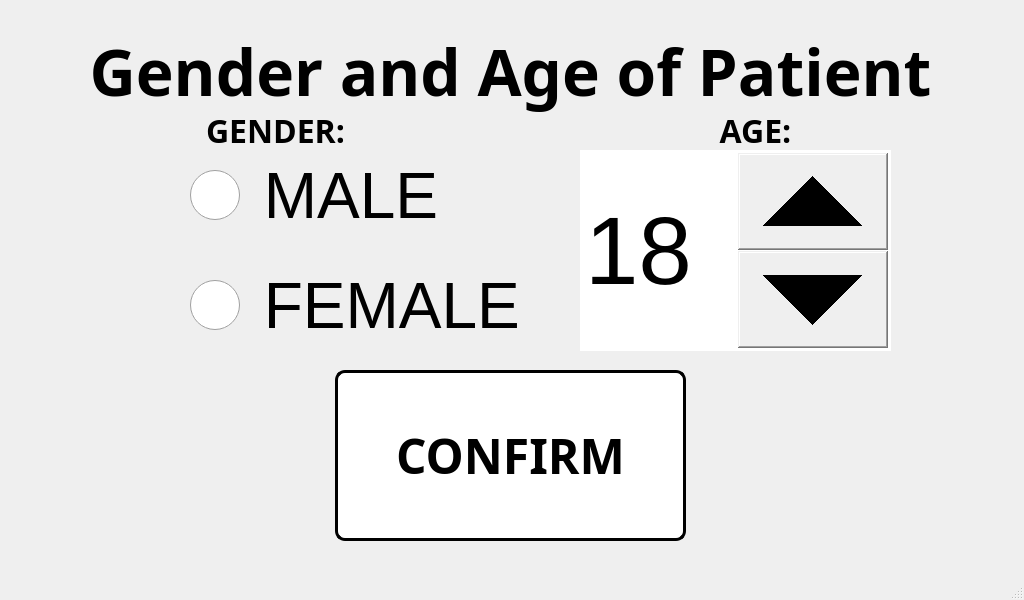
<?xml version="1.0" encoding="UTF-8"?>
<ui version="4.0">
 <class>gender_patient_window</class>
 <widget class="QMainWindow" name="gender_patient_window">
  <property name="geometry">
   <rect>
    <x>0</x>
    <y>0</y>
    <width>1024</width>
    <height>600</height>
   </rect>
  </property>
  <property name="minimumSize">
   <size>
    <width>1024</width>
    <height>600</height>
   </size>
  </property>
  <property name="maximumSize">
   <size>
    <width>1024</width>
    <height>600</height>
   </size>
  </property>
  <property name="windowTitle">
   <string>Patient Gender</string>
  </property>
  <widget class="QWidget" name="centralwidget">
   <widget class="QLabel" name="TITLE">
    <property name="geometry">
     <rect>
      <x>0</x>
      <y>20</y>
      <width>1021</width>
      <height>101</height>
     </rect>
    </property>
    <property name="font">
     <font>
      <family>Unispace</family>
      <pointsize>48</pointsize>
      <weight>75</weight>
      <bold>true</bold>
     </font>
    </property>
    <property name="text">
     <string>Gender and Age of Patient</string>
    </property>
    <property name="alignment">
     <set>Qt::AlignCenter</set>
    </property>
   </widget>
   <widget class="QLabel" name="gender_label">
    <property name="geometry">
     <rect>
      <x>200</x>
      <y>100</y>
      <width>151</width>
      <height>61</height>
     </rect>
    </property>
    <property name="font">
     <font>
      <family>Unispace</family>
      <pointsize>24</pointsize>
      <weight>75</weight>
      <bold>true</bold>
     </font>
    </property>
    <property name="text">
     <string>&lt;html&gt;&lt;head/&gt;&lt;body&gt;&lt;p align=&quot;center&quot;&gt;GENDER:&lt;/p&gt;&lt;/body&gt;&lt;/html&gt;</string>
    </property>
   </widget>
   <widget class="QLabel" name="age_label">
    <property name="geometry">
     <rect>
      <x>680</x>
      <y>100</y>
      <width>151</width>
      <height>61</height>
     </rect>
    </property>
    <property name="font">
     <font>
      <family>Unispace</family>
      <pointsize>24</pointsize>
      <weight>75</weight>
      <bold>true</bold>
     </font>
    </property>
    <property name="text">
     <string>&lt;html&gt;&lt;head/&gt;&lt;body&gt;&lt;p align=&quot;center&quot;&gt;AGE:&lt;/p&gt;&lt;/body&gt;&lt;/html&gt;</string>
    </property>
   </widget>
   <widget class="QPushButton" name="confirm_guest">
    <property name="geometry">
     <rect>
      <x>335</x>
      <y>370</y>
      <width>351</width>
      <height>171</height>
     </rect>
    </property>
    <property name="font">
     <font>
      <family>Unispace</family>
      <pointsize>36</pointsize>
      <weight>75</weight>
      <bold>true</bold>
     </font>
    </property>
    <property name="styleSheet">
     <string notr="true">QPushButton:hover:!pressed
{
  background-color: rgb(195,30,60);
}

QPushButton
{
  background-color: white;
color: black;
border-style: outset;
border-width: 3px;
border-radius:10px;
border-color: black;
}</string>
    </property>
    <property name="text">
     <string>CONFIRM</string>
    </property>
   </widget>
   <widget class="QSpinBox" name="age_box">
    <property name="geometry">
     <rect>
      <x>580</x>
      <y>150</y>
      <width>311</width>
      <height>201</height>
     </rect>
    </property>
    <property name="font">
     <font>
      <pointsize>72</pointsize>
      <underline>false</underline>
     </font>
    </property>
    <property name="styleSheet">
     <string notr="true">QSpinBox::down-button{
    width: 150
}
QSpinBox::up-button{
    width: 150
}

QSpinBox::up-button:hover:!pressed
{
  background-color: rgb(195,30,60);
}

QSpinBox::down-button:hover:!pressed
{
  background-color: rgb(195,30,60);
}</string>
    </property>
    <property name="minimum">
     <number>1</number>
    </property>
    <property name="maximum">
     <number>100</number>
    </property>
    <property name="value">
     <number>18</number>
    </property>
   </widget>
   <widget class="QLabel" name="label">
    <property name="geometry">
     <rect>
      <x>0</x>
      <y>0</y>
      <width>1024</width>
      <height>600</height>
     </rect>
    </property>
    <property name="minimumSize">
     <size>
      <width>1024</width>
      <height>600</height>
     </size>
    </property>
    <property name="maximumSize">
     <size>
      <width>1024</width>
      <height>600</height>
     </size>
    </property>
    <property name="text">
     <string/>
    </property>
    <property name="pixmap">
     <pixmap>pictures/program_pictures/main_wallpaper.png</pixmap>
    </property>
   </widget>
   <widget class="QRadioButton" name="male_checkbox">
    <property name="geometry">
     <rect>
      <x>190</x>
      <y>140</y>
      <width>321</width>
      <height>111</height>
     </rect>
    </property>
    <property name="font">
     <font>
      <pointsize>48</pointsize>
     </font>
    </property>
    <property name="styleSheet">
     <string notr="true">QRadioButton
{
    width: 50px;
    height:50px;
}

QRadioButton::indicator::checked 
{
    background-color: rgb(0,0,255);
	border-radius:10px;
}
QRadioButton::indicator
{
    width: 50px;
    height:50px;
}</string>
    </property>
    <property name="text">
     <string> MALE</string>
    </property>
   </widget>
   <widget class="QRadioButton" name="female_checkbox">
    <property name="geometry">
     <rect>
      <x>190</x>
      <y>250</y>
      <width>361</width>
      <height>111</height>
     </rect>
    </property>
    <property name="font">
     <font>
      <pointsize>48</pointsize>
     </font>
    </property>
    <property name="styleSheet">
     <string notr="true">QRadioButton
{
    width: 50px;
    height:50px;
}

QRadioButton::indicator::checked 
{
    background-color: pink;
	border-radius:10px;
}
QRadioButton::indicator
{
    width: 50px;
    height:50px;
}</string>
    </property>
    <property name="text">
     <string> FEMALE</string>
    </property>
   </widget>
   <zorder>label</zorder>
   <zorder>TITLE</zorder>
   <zorder>gender_label</zorder>
   <zorder>age_label</zorder>
   <zorder>male_checkbox</zorder>
   <zorder>female_checkbox</zorder>
   <zorder>age_box</zorder>
   <zorder>confirm_guest</zorder>
  </widget>
  <widget class="QStatusBar" name="statusbar"/>
 </widget>
 <resources/>
 <connections/>
</ui>
